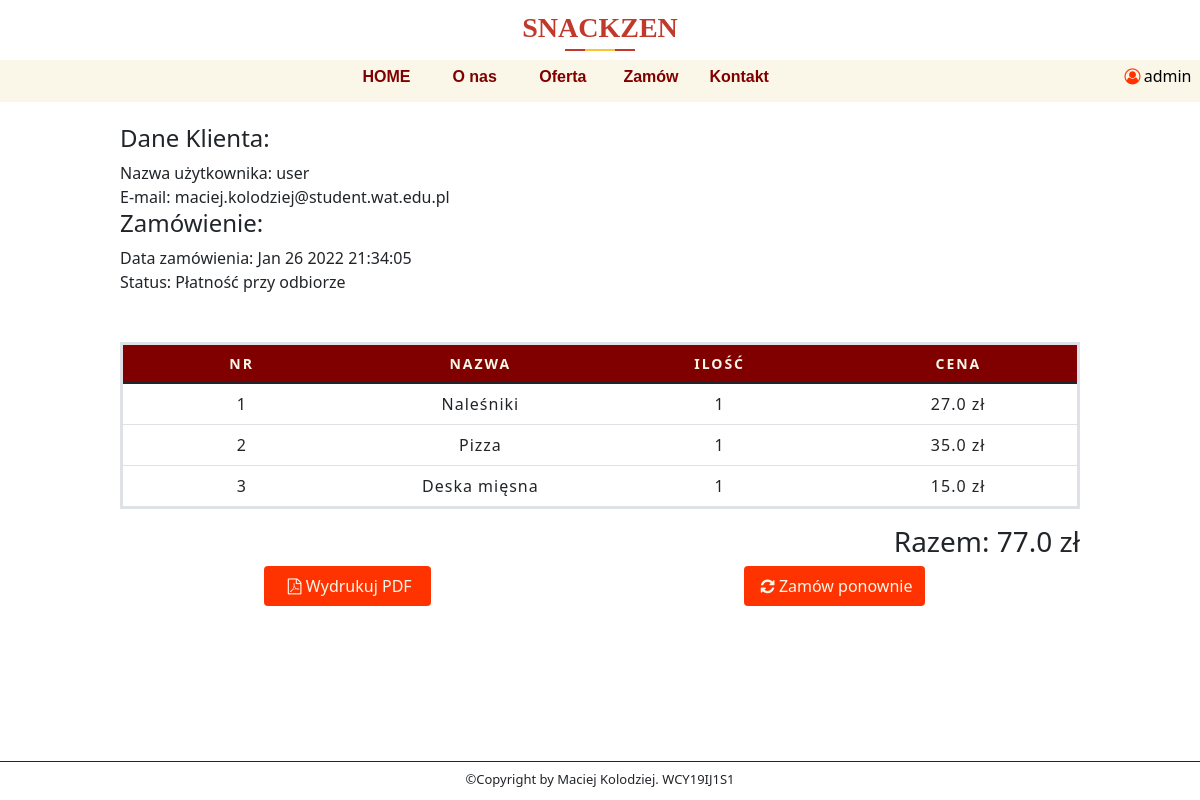
Screenshot of /orders/483a16a9ff (signed in) with the database file from the repository.
### Restaurant/models.py (models this page shows, shortened)
class User(db.Model, UserMixin):
    id = db.Column(db.Integer, primary_key=True)
    username = db.Column(db.String(20), unique=True, nullable=False)
    email = db.Column(db.String(120), unique=True, nullable=False)
    password = db.Column(db.String(60), unique=True)

class CustomerOrder(db.Model):
    id = db.Column(db.Integer, primary_key=True)
    invoice = db.Column(db.String(20), unique=True, nullable=False)
    status = db.Column(db.String(20), default='Niezapłacone', nullable=False)
    customer_id = db.Column(db.String(20), unique=False, nullable=False)
    date_created = db.Column(db.DateTime, default=datetime.utcnow, nullable=False)
    orders = db.Column(JsonEcodedDict)

### Restaurant/orders/routes.py (the view)
@order.route('/orders/<invoice>')
@login_required
def orders(invoice):
    if current_user.is_authenticated:
       total = 0
       orders = CustomerOrder.query.filter_by(invoice=invoice).first()
       customer = User.query.filter_by(id=orders.customer_id).first()
       for _key, product in orders.orders.items():
           total += float(product['price']) * int(product['quantity'])
    else:
        return redirect(url_for('users.login'))
    return render_template('user-order.html', menu=menu, invoice=invoice, total=str(total), customer=customer, orders=orders)

### Restaurant/models.py (called while the page is built)
@login_manager.user_loader
def load_user(user_id):
    return User.query.get(int(user_id))

    def process_result_value(self, value, dialect):
        if value is None:
            return {}
        else:
            return json.loads(value)

### Restaurant/templates/user-order.html (shortened to what this page needs)
{% extends "layout.html" %}
{% block content %}
    <div style="background-color: white" id="information-box">
        <div class="information-box-content3">
                <h4>Dane Klienta: </h4>
                Nazwa użytkownika: {{ customer.username }} <br>
                E-mail: {{ customer.email }} <br>
                <h4>Zamówienie: </h4>
                Data zamówienia: {{ orders.date_created.strftime("%b %d %Y %H:%M:%S") }} <br>
                Status: {{ orders.status }} <br>
                <br>
                <br>
                    <table class="table">
                    <thead>
                        <th class="text-center">Nr</th>
                        <th class="text-center">Nazwa</th>
                        <th class="text-center">Ilość</th>
                        <th class="text-center">Cena</th>
                    </thead>
                    <tbody>
                        {% for key, product in orders.orders.items() %}
                            <tr>
                                <td>{{ loop.index }}</td>
                                <td>{{ product.name }}</td>
                                <td>{{ product.quantity }}</td>
                                <td>{{ product.price }} zł</td>
                            </tr>
                        {% endfor %}
                    </tbody>
                </table>
                <h3 style ="text-align: right">Razem: {{ total }} zł</h3>
                <div class="buttons">
                    <form class="form-btn" action="{{url_for('order.get_pdf', invoice=invoice)}}" method="POST">
                        <button class="btn" type='submit'><i class="icon-pdf"></i>Wydrukuj PDF</button>
                    </form>
                    <form class="form-btn" action="{{url_for('order.order_again', invoice=invoice)}}" method="POST">
                        <button class="btn" type='submit'><i class="icon-update"></i>Zamów ponownie</button>
                    </form>
        </div>
    </div>
    </div>
{% endblock %}

### Restaurant/templates/layout.html (shortened to what this page needs)
<!DOCTYPE html>
<html lang="en">
<head>
    <link href="https://cdn.jsdelivr.net/npm/bootstrap@5.1.3/dist/css/bootstrap.min.css" rel="stylesheet">
    <link rel= "stylesheet" type= "text/css" href= "{{ url_for('static',filename='styles/style.css') }}">
    <link rel= "stylesheet" type= "text/css" href= "{{ url_for('static',filename='styles/fontello.css') }}">
</head>
<body>
    <div id="top-bar">
        <div id="res_name">
            <div class="page_title text-center">
                <h3 style="font-family: Food">SNACKZEN</h3>
            </div>
        </div>
        <div id="contest-menu">
            {% for el in menu %}
                <a style="font-weight: bold;color:maroon" class="contest-menu-element" href="{{ url_for(el.url) }}">{{ el.name }} </a>
            {% endfor %}
            {% if current_user.is_authenticated %}
                <div class="contest-menu-element-user">
            <a><i class="icon-user"></i></a>{{ current_user.username }}
            </div>
            {% endif %}
        </div>
    </div>
{% block content %}{% endblock %}
    <footer>
        <p>©Copyright by Maciej Kolodziej. WCY19IJ1S1</p>
    </footer>
</body>
</html>

### Restaurant/static/styles/style.css (style rules this page uses)
body { margin: 0px; height: 100vh; width: 100%; background-color: white; overflow: hidden; }
footer { border-top: groove; border-top-color: #800000; border-width: thin; text-align: center; font-size: small; }
form { width: 100%; display: grid; grid-template-columns: auto auto; grid-gap: 1%; }
footer p { margin-top: 8px; }
#top-bar { position: relative; width: 100%; height: 13%; background-color: white; margin-bottom: .3%; }
#res_name { height: 60%; position: absolute; text-align: center; width: 100%; font-size: 25px; font-weight: lighter; }
#contest-menu { position: absolute; bottom: 2%; background-color: rgb(250,247, 232); text-align: center; width: 100%; height: 40%; }
.contest-menu-element { font-family: Arial Narrow, sans-serif; width: 7%; text-align: center; color: black; display: inline-block; height: 100%; line-height: 2; text-decoration: none; }
.contest-menu-element-user { margin-left: 28%; margin-right: -28%; text-align: center; color: black; display: inline-block; justify-content: right; height: 100%; line-height: 2; text-decoration: none; }
#information-box { height: 81.7%; width: 100%; background-color: rgb(250,247, 232); display: flex; flex-direction: row; justify-content: space-around; }
.information-box-content3 { align-self: center; height: 95%; width: 80%; display: flex; flex-direction: column; justify-content: flex-start; overflow-y: auto; }
.icon-user { color: #ff3300; }
table { table-layout: fixed; width: 100%; border-collapse: collapse; border: 3px solid #800000; }
thead { background-color: #800000; color: rgb(250,247, 232); font-size: 0.875rem; text-transform: uppercase; }
tbody td { text-align: center; }
th { letter-spacing: 2px; border: 1px solid #800000; }
td { letter-spacing: 1px; justify-content: space-between; }
.btn { font-size: 1rem; background-color: #ff3300; color: rgb(250,247, 232); border: maroon; padding: .5rem; }
.buttons { display: flex; flex-direction: row; justify-content: space-around; }
.form-btn { width: 20%; }
.page_title { padding: 0px 0px; }
.page_title h3 { color: #c0392b; font-weight: 700; line-height: 2; margin-bottom: 0; position: relative; text-transform: capitalize; }
.page_title h3::before { background: #c0392b; width: 70px; height: 2px; position: absolute; content: ''; top: 90%; left: 50%; transform: translate(-50%, -50%); }
.page_title h3::after { position: absolute; content: ''; background: #fbc531; width: 30px; height: 2px; top: 90%; left: 50%; transform: translate(-50%, -50%); }

### rows the page displays
User: username "admin"
User: username "user", email "maciej.kolodziej@student.wat.edu.pl"
CustomerOrder: date_created "Jan 26 2022 21:34:05", status "Płatność przy odbiorze"

### other values shown
{{ el.name }} "HOME" "O nas" "Oferta" "Zamów" "Kontakt"
{{ product.name }} "Naleśniki" "Pizza" "Deska mięsna"
{{ product.quantity }} "1" "1" "1"
{{ product.price }} "27.0" "35.0" "15.0"
{{ total }} "77.0"
